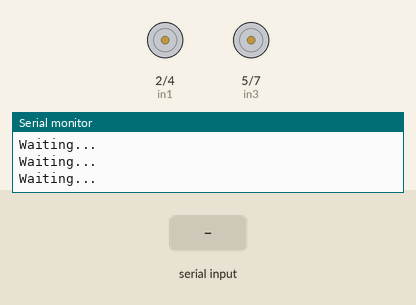
Recording of a sketch running on a simulated Arduino Uno, built with avr-gcc and run on an emulated ATmega328P. Shown: motor-driver pin pairs drawn as motors (green arrow = first pin HIGH = forward, orange = second pin HIGH = backward, longer = more drive, scaled by the enable pin), the last lines printed to the serial monitor. The test bench sets the inputs (shaded band).

Above: at 1.2 s.
1.3 s: "f" received over the second serial link
At 2.4 s:
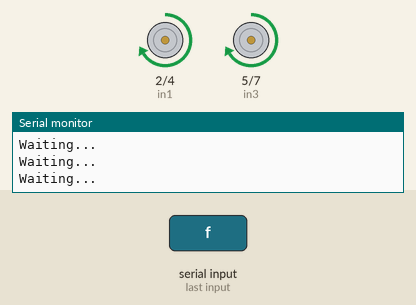
2.8 s: "b" received over the second serial link
At 3.4 s:
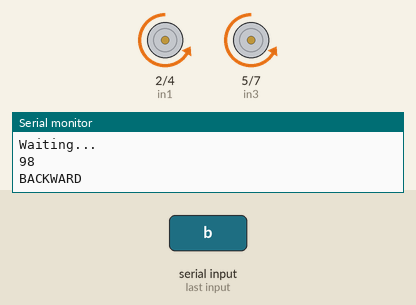
4.3 s: "l" received over the second serial link
At 4.7 s:
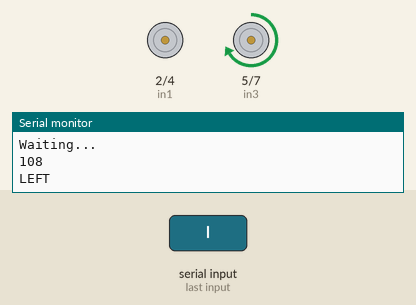
5.8 s: "r" received over the second serial link
At 6.8 s:
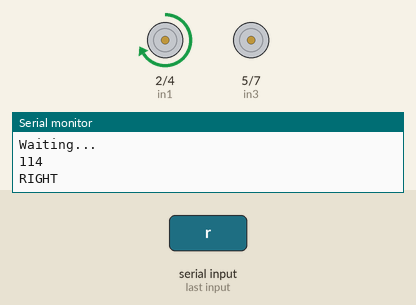
7.3 s: "s" received over the second serial link
At 8.2 s:
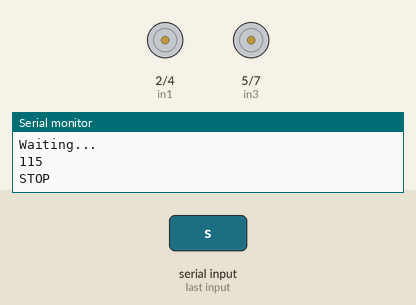
Timing chart, 0 to 9.8 s (numbered marks = the images above; inputs shaded):
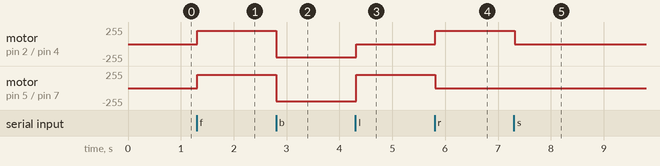

Measured:
- after the input at 1.3 s, motor on pin 2 (in1) / pin 4 (in2), motor on pin 5 (in3) / pin 7 (in4): stopped → forward 200/255 at once
- after the input at 2.8 s, motor on pin 2 (in1) / pin 4 (in2), motor on pin 5 (in3) / pin 7 (in4): forward 200/255 → backward 200/255 at once
- after the input at 4.3 s, motor on pin 2 (in1) / pin 4 (in2): backward 200/255 → stopped at once; motor on pin 5 (in3) / pin 7 (in4): backward 200/255 → forward 200/255 at once
- after the input at 5.8 s, motor on pin 2 (in1) / pin 4 (in2): stopped → forward 200/255 at once; motor on pin 5 (in3) / pin 7 (in4): forward 200/255 → stopped at once
- after the input at 7.3 s, motor on pin 2 (in1) / pin 4 (in2): forward 200/255 → stopped at once

The sketch:

RC_ROBOT_V1.ino
```cpp
#include <SoftwareSerial.h>

#define enA 3
#define in1 2
#define in2 4

#define in3 5
#define in4 7
#define enB 6

// RX is digital pin 10 (connect to TX of other device)
// TX is digital pin 11 (connect to RX of other device)
SoftwareSerial comSerial(10, 11); // RX, TX

char c;

void setup()
{
  comSerial.begin(19200);
  Serial.begin(9600);

  pinMode(enA, OUTPUT);
  pinMode(in1, OUTPUT);
  pinMode(in2, OUTPUT);
  pinMode(in3, OUTPUT);
  pinMode(in4, OUTPUT);
  pinMode(enB, OUTPUT);

}

void loop()
{
  if (comSerial.available())
  {
    c = comSerial.read();
    Serial.println((int)c);
    switch (c)
    {
      case 'f' : forward();
        Serial.println("FORWARD");
        break;

      case 'b' : backward();
        Serial.println("BACKWARD");
        break;

      case 'l' : left();
        Serial.println("LEFT");
        break;

      case 'r' : right();
        Serial.println("RIGHT");
        break;

      case 's' : stop();
        Serial.println("STOP");
        break;

      default : stop();
        Serial.println("Stop");
        break;
    }
    delay(1000);
  }
  else {
    Serial.println("Waiting...");
  }
}

void forward()
{
  analogWrite(enA, 200);
  digitalWrite(in1, HIGH);
  digitalWrite(in2, LOW);

  analogWrite(enB, 200);
  digitalWrite(in3, HIGH);
  digitalWrite(in4, LOW);

}

void backward()
{
  analogWrite(enA, 200);
  digitalWrite(in1, LOW);
  digitalWrite(in2, HIGH);

  analogWrite(enB, 200);
  digitalWrite(in3, LOW);
  digitalWrite(in4, HIGH);

}

void left()
{
  analogWrite(enA, 0);
  digitalWrite(in1, LOW);
  digitalWrite(in2, LOW);

  analogWrite(enB, 200);
  digitalWrite(in3, HIGH);
  digitalWrite(in4, LOW);

}

void right()
{
  analogWrite(enA, 200);
  digitalWrite(in1, HIGH);
  digitalWrite(in2, LOW);

  analogWrite(enB, 0);
  digitalWrite(in3, LOW);
  digitalWrite(in4, LOW);

}

void stop()
{
  analogWrite(enA, 200);
  digitalWrite(in1, LOW);
  digitalWrite(in2, LOW);

  analogWrite(enB, 200);
  digitalWrite(in3, LOW);
  digitalWrite(in4, LOW);

}
```
